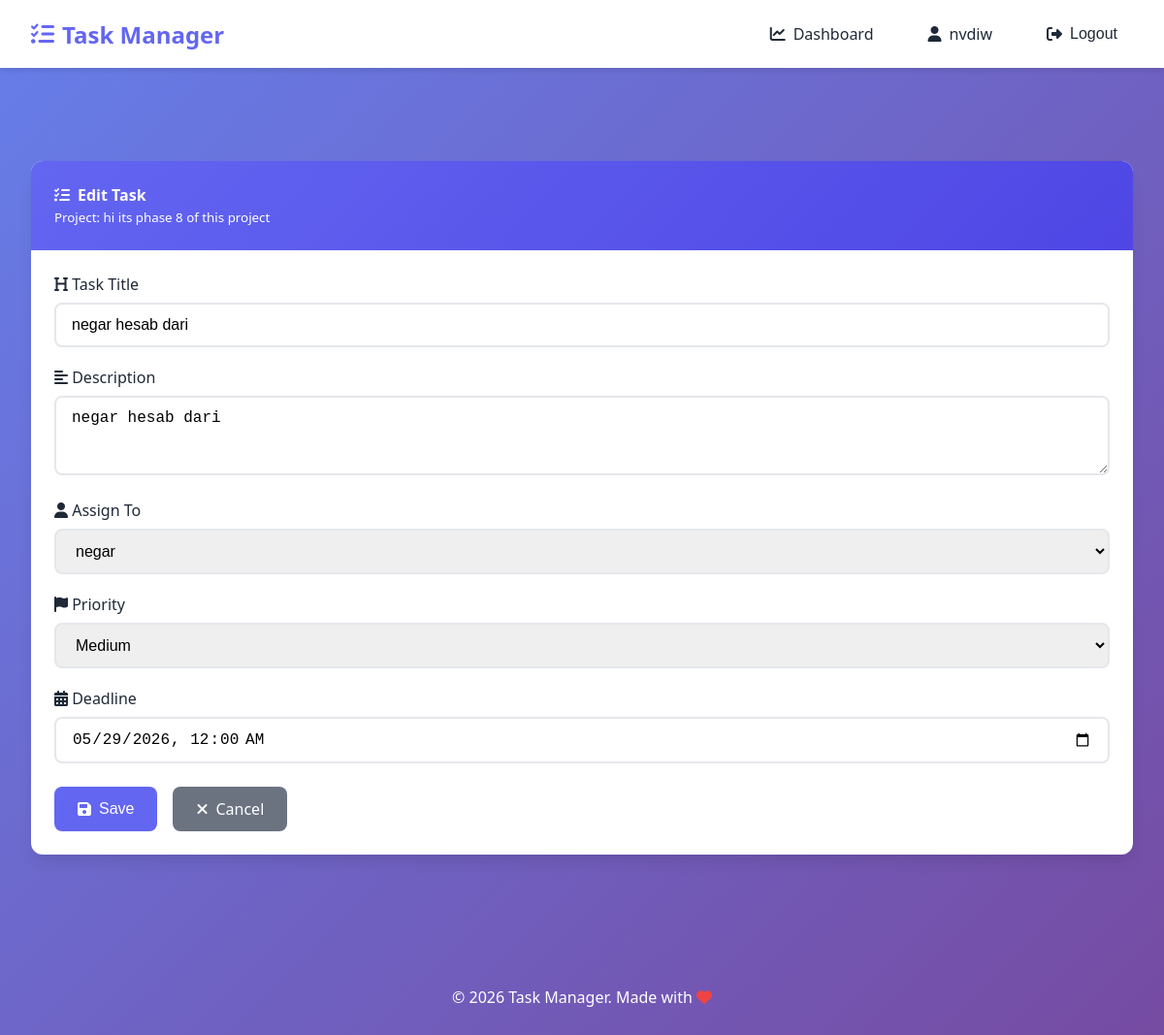
Page /tasks/24/edit/ (signed in) on the committed database.
### tasks/models.py (models this page shows, shortened)
class Project(models.Model):
    title = models.CharField(max_length=200, verbose_name="Project Title")
    description = models.TextField(verbose_name="Description", blank=True)
    created_by = models.ForeignKey(
        User,
        on_delete=models.CASCADE,
        related_name='projects_created',
        verbose_name="Created By"
    )
    members = models.ManyToManyField(
        User,
        related_name='projects',
        blank=True,
        verbose_name="Team Members"
    )
    created_at = models.DateTimeField(auto_now_add=True, verbose_name="Created At")
    updated_at = models.DateTimeField(auto_now=True, verbose_name="Last Updated")
    class Meta:
        verbose_name = "Project"
        verbose_name_plural = "Projects"
        ordering = ['-created_at']

class Task(models.Model):
    class Status(models.TextChoices):
        TODO = 'TODO', 'To Do'
        IN_PROGRESS = 'IN_PROGRESS', 'In Progress'
        DONE = 'DONE', 'Done'
    class Priority(models.TextChoices):
        LOW = 'LOW', 'Low'
        MEDIUM = 'MEDIUM', 'Medium'
        HIGH = 'HIGH', 'High'
        URGENT = 'URGENT', 'Urgent'
    title = models.CharField(max_length=200, verbose_name="Task Title")
    description = models.TextField(verbose_name="Description", blank=True)
    project = models.ForeignKey(
        Project,
        on_delete=models.CASCADE,
        related_name='tasks',
        verbose_name="Related Project"
    )
    assigned_to = models.ForeignKey(
        User,
        on_delete=models.SET_NULL,
        null=True,
        blank=True,
        related_name='assigned_tasks',
        verbose_name="Assigned To"
    )
    created_by = models.ForeignKey(
        User,
        on_delete=models.CASCADE,
        related_name='created_tasks',
        verbose_name="Created By"
    )
    status = models.CharField(
        max_length=20,
        choices=Status.choices,
        default=Status.TODO,
        verbose_name="Status"
    )
    priority = models.CharField(
        max_length=20,
        choices=Priority.choices,
        default=Priority.MEDIUM,
        verbose_name="Priority"
    )
    deadline = models.DateTimeField(
        null=True,
        blank=True,
        verbose_name="Deadline"
    )
    created_at = models.DateTimeField(auto_now_add=True, verbose_name="Created At")
    updated_at = models.DateTimeField(auto_now=True, verbose_name="Last Updated")
    class Meta:
        verbose_name = "Task"
        verbose_name_plural = "Tasks"
        ordering = ['-priority', 'deadline']

### tasks/views.py (the view)
# urls.py: path('tasks/<int:pk>/edit/', views.task_edit, name='task_edit'),
@login_required
def task_edit(request, pk):
    task = get_object_or_404(Task, pk=pk)
    if request.user != task.project.created_by and request.user != task.created_by:
        messages.error(request, "Only Creator of this Task, project can Edit Task")
        return redirect('tasks:project_detail', pk=task.project.pk)
    if request.method == 'POST':
        form = TaskForm(request.POST, instance=task)
        if form.is_valid():
            form.save()
            messages.success(request, 'Task updated successfully!')
            return redirect('tasks:project_detail', pk=task.project.pk)
    else:
        form = TaskForm(instance=task)
        form.fields['assigned_to'].queryset = task.project.members.all()
    return render(request, 'tasks/task_form.html', {
        'form': form,
        'title': 'Edit Task',
        'project': task.project
    })

### tasks/forms.py
class TaskForm(forms.ModelForm):
    class Meta:
        model = Task
        fields = ['title', 'description', 'assigned_to', 'priority', 'deadline']
        widgets = {
            'title': forms.TextInput(attrs={'class': 'form-control', 'placeholder': 'Enter task title'}),
            'description': forms.Textarea(attrs={'class': 'form-control', 'rows': 3, 'placeholder': 'Task description'}),
            'assigned_to': forms.Select(attrs={'class': 'form-control'}),
            'priority': forms.Select(attrs={'class': 'form-control'}),
            'deadline': forms.DateTimeInput(attrs={'class': 'form-control', 'type': 'datetime-local'}),
        }
    def __init__(self, *args, **kwargs):
        super().__init__(*args, **kwargs)
        self.fields['assigned_to'].required = True
        self.fields['deadline'].required = False

### templates/tasks/task_form.html (shortened to what this page needs)
{% extends 'base.html' %}
{% block content %}
<div class="row justify-content-center">
    <div class="col-md-8">
        <div class="card">
            <div class="card-header">
                <h4><i class="fas fa-tasks"></i> {{ title }}</h4>
                <small>Project: {{ project.title }}</small>
            </div>
            <div class="card-body">
                <form method="post">
                    <div class="form-group">
                        <label class="form-label"><i class="fas fa-heading"></i> Task Title</label>
                        {{ form.title }}
                    </div>
                    <div class="form-group">
                        <label class="form-label"><i class="fas fa-align-left"></i> Description</label>
                        {{ form.description }}
                    </div>
                    <div class="form-group">
                        <label class="form-label"><i class="fas fa-user"></i> Assign To</label>
                        {{ form.assigned_to }}
                    </div>
                    <div class="form-group">
                        <label class="form-label"><i class="fas fa-flag"></i> Priority</label>
                        {{ form.priority }}
                    </div>
                    <div class="form-group">
                        <label class="form-label"><i class="fas fa-calendar-alt"></i> Deadline</label>
                        {{ form.deadline }}
                    </div>
                    <div style="display: flex; gap: 1rem; margin-top: 1.5rem;">
                        <button type="submit" class="btn btn-primary">
                            <i class="fas fa-save"></i> Save
                        </button>
                        <a href="{% url 'tasks:project_detail' project.pk %}" class="btn btn-secondary">
                            <i class="fas fa-times"></i> Cancel
                        </a>
                    </div>
                </form>
            </div>
        </div>
    </div>
</div>
{% endblock %}

### templates/base.html (shortened to what this page needs)
{% load static %}
<!DOCTYPE html>
<html lang="en">
<head>
    <link rel="stylesheet" href="https://cdnjs.cloudflare.com/ajax/libs/font-awesome/6.5.1/css/all.min.css">
    <link rel="stylesheet" href="{% static 'css/style.css' %}">
</head>
<body>
    <nav class="navbar">
        <div class="navbar-container">
            <a class="navbar-brand" href="/">
                <i class="fas fa-tasks"></i>
                Task Manager
            </a>
            <div class="navbar-menu">
                {% if user.is_authenticated %}
                    <a class="nav-link" href="{% url 'tasks:dashboard' %}">
                        <i class="fas fa-chart-line"></i>
                        Dashboard
                    </a>
                    <a class="nav-link" href="{% url 'accounts:profile' user.id %}">
                        <i class="fas fa-user"></i>
                        {{ user.username }}
                    </a>
                    <form method="post" action="{% url 'accounts:logout' %}" style="display: inline;">
                        <button type="submit" class="nav-link btn-logout">
                            <i class="fas fa-sign-out-alt"></i>
                            Logout
                        </button>
                    </form>
                {% endif %}
            </div>
        </div>
    </nav>
    <div class="container">
    </div>
    <main class="container">
        {% block content %}
        {% endblock %}
    </main>
    <footer class="footer">
        <p>&copy; 2026 Task Manager. Made with <i class="fas fa-heart" style="color: #ef4444;"></i></p>
    </footer>
</body>
</html>

### static/css/style.css (style rules this page uses)
:root { --primary: #6366f1; --primary-dark: #4f46e5; --primary-light: #818cf8; --secondary: #10b981; --secondary-dark: #059669; --danger: #ef4444; --danger-dark: #dc2626; --warning: #f59e0b; --info: #3b82f6; --dark: #1f2937; --light: #f9fafb; --gray: #6b7280; --gray-light: #e5e7eb; --white: #ffffff; --shadow: 0 4px 6px -1px rgba(0, 0, 0, 0.1); --shadow-lg: 0 10px 15px -3px rgba(0, 0, 0, 0.1); --radius: 12px; --radius-sm: 8px; }
* { margin: 0; padding: 0; box-sizing: border-box; }
body { font-family: 'Segoe UI', Tahoma, Geneva, Verdana, sans-serif; background: linear-gradient(135deg, #667eea 0%, #764ba2 100%); min-height: 100vh; color: var(--dark); }
.navbar { background: var(--white); box-shadow: var(--shadow); padding: 1rem 2rem; position: sticky; top: 0; z-index: 1000; }
.navbar-container { max-width: 1280px; margin: 0 auto; display: flex; justify-content: space-between; align-items: center; flex-wrap: wrap; gap: 1rem; }
.navbar-brand { font-size: 1.5rem; font-weight: bold; color: var(--primary); text-decoration: none; display: flex; align-items: center; gap: 0.5rem; }
.navbar-menu { display: flex; gap: 1.5rem; align-items: center; flex-wrap: wrap; }
.nav-link { color: var(--dark); text-decoration: none; display: flex; align-items: center; gap: 0.5rem; padding: 0.5rem 1rem; border-radius: var(--radius-sm); transition: all 0.3s ease; }
.btn-logout { background: none; border: none; cursor: pointer; font-size: 1rem; }
.container { max-width: 1280px; margin: 0 auto; padding: 2rem; }
.card { background: var(--white); border-radius: var(--radius); box-shadow: var(--shadow-lg); overflow: hidden; margin-bottom: 1.5rem; }
.card-header { padding: 1.5rem; background: linear-gradient(135deg, var(--primary) 0%, var(--primary-dark) 100%); color: var(--white); }
.card-header h4 { margin: 0; display: flex; align-items: center; gap: 0.5rem; }
.card-body { padding: 1.5rem; }
.form-group { margin-bottom: 1.25rem; }
.form-label { display: block; margin-bottom: 0.5rem; font-weight: 500; color: var(--dark); }
.form-control { width: 100%; padding: 0.75rem 1rem; border: 2px solid var(--gray-light); border-radius: var(--radius-sm); font-size: 1rem; transition: all 0.3s ease; }
.btn { display: inline-flex; align-items: center; gap: 0.5rem; padding: 0.75rem 1.5rem; border: none; border-radius: var(--radius-sm); font-size: 1rem; font-weight: 500; cursor: pointer; transition: all 0.3s ease; text-decoration: none; }
.btn-primary { background: var(--primary); color: var(--white); }
.btn-secondary { background: var(--gray); color: var(--white); }
.row { display: flex; flex-wrap: wrap; gap: 1.5rem; }
.col-md-8 { flex: 2; min-width: 400px; }
.justify-content-center { justify-content: center; }
.footer { text-align: center; padding: 2rem; color: var(--white); margin-top: 3rem; }

### rows in the picture
Project: title "hi its phase 8 of this project"
Task: title "negar hesab dari", description "negar hesab dari", assigned_to "negar", priority "Medium", deadline "05/29/2026 00:00"

### other values in the picture
{{ user.username }} "nvdiw"
{{ title }} "Edit Task"
